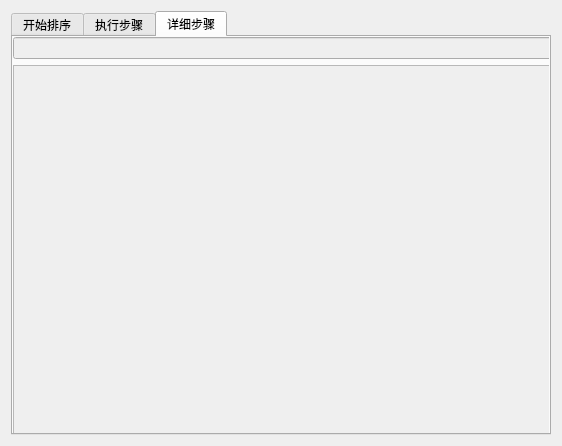
<?xml version="1.0" encoding="UTF-8"?>
<ui version="4.0">
 <class>Form</class>
 <widget class="QWidget" name="Form">
  <property name="geometry">
   <rect>
    <x>0</x>
    <y>0</y>
    <width>562</width>
    <height>446</height>
   </rect>
  </property>
  <property name="sizePolicy">
   <sizepolicy hsizetype="Expanding" vsizetype="Expanding">
    <horstretch>0</horstretch>
    <verstretch>0</verstretch>
   </sizepolicy>
  </property>
  <property name="windowTitle">
   <string>Form</string>
  </property>
  <layout class="QVBoxLayout" name="verticalLayout_5">
   <item>
    <layout class="QVBoxLayout" name="verticalLayout">
     <item>
      <widget class="QTabWidget" name="tabWidget">
       <property name="currentIndex">
        <number>2</number>
       </property>
       <widget class="QWidget" name="tab_1">
        <attribute name="title">
         <string>开始排序</string>
        </attribute>
        <widget class="QWidget" name="gridLayoutWidget_2">
         <property name="geometry">
          <rect>
           <x>0</x>
           <y>0</y>
           <width>551</width>
           <height>411</height>
          </rect>
         </property>
         <layout class="QVBoxLayout" name="verticalLayout_2">
          <item>
           <widget class="QPushButton" name="pushButton">
            <property name="text">
             <string>执行</string>
            </property>
           </widget>
          </item>
         </layout>
        </widget>
       </widget>
       <widget class="QWidget" name="tab_2">
        <attribute name="title">
         <string>执行步骤</string>
        </attribute>
        <widget class="QWidget" name="gridLayoutWidget_3">
         <property name="geometry">
          <rect>
           <x>0</x>
           <y>0</y>
           <width>551</width>
           <height>411</height>
          </rect>
         </property>
         <layout class="QVBoxLayout" name="verticalLayout_3">
          <item>
           <widget class="QTableWidget" name="tableWidget">
            <row>
             <property name="text">
              <string>原始数据</string>
             </property>
            </row>
            <row>
             <property name="text">
              <string>第1趟</string>
             </property>
            </row>
            <row>
             <property name="text">
              <string>第2趟</string>
             </property>
            </row>
            <row>
             <property name="text">
              <string>第3趟</string>
             </property>
            </row>
            <row>
             <property name="text">
              <string>第4趟</string>
             </property>
            </row>
            <row>
             <property name="text">
              <string>第5趟</string>
             </property>
            </row>
            <row>
             <property name="text">
              <string>...</string>
             </property>
            </row>
            <row>
             <property name="text">
              <string>最终结果</string>
             </property>
            </row>
            <column>
             <property name="text">
              <string>数据1</string>
             </property>
            </column>
            <column>
             <property name="text">
              <string>数据2</string>
             </property>
            </column>
            <column>
             <property name="text">
              <string>数据3</string>
             </property>
            </column>
            <column>
             <property name="text">
              <string>数据4</string>
             </property>
            </column>
            <column>
             <property name="text">
              <string>数据5</string>
             </property>
            </column>
            <column>
             <property name="text">
              <string>数据6</string>
             </property>
            </column>
            <column>
             <property name="text">
              <string>数据7</string>
             </property>
            </column>
            <column>
             <property name="text">
              <string>数据8</string>
             </property>
            </column>
            <column>
             <property name="text">
              <string>数据9</string>
             </property>
            </column>
            <column>
             <property name="text">
              <string>数据10</string>
             </property>
            </column>
            <column>
             <property name="text">
              <string>...</string>
             </property>
            </column>
           </widget>
          </item>
         </layout>
        </widget>
       </widget>
       <widget class="QWidget" name="tab_3">
        <attribute name="title">
         <string>详细步骤</string>
        </attribute>
        <widget class="QWidget" name="gridLayoutWidget_4">
         <property name="geometry">
          <rect>
           <x>0</x>
           <y>0</y>
           <width>551</width>
           <height>401</height>
          </rect>
         </property>
         <layout class="QVBoxLayout" name="verticalLayout_4">
          <item>
           <widget class="QLineEdit" name="lineEdit">
            <property name="enabled">
             <bool>false</bool>
            </property>
           </widget>
          </item>
          <item>
           <widget class="QTextEdit" name="textEdit">
            <property name="enabled">
             <bool>false</bool>
            </property>
           </widget>
          </item>
         </layout>
        </widget>
       </widget>
      </widget>
     </item>
    </layout>
   </item>
  </layout>
 </widget>
 <resources/>
 <connections/>
</ui>
